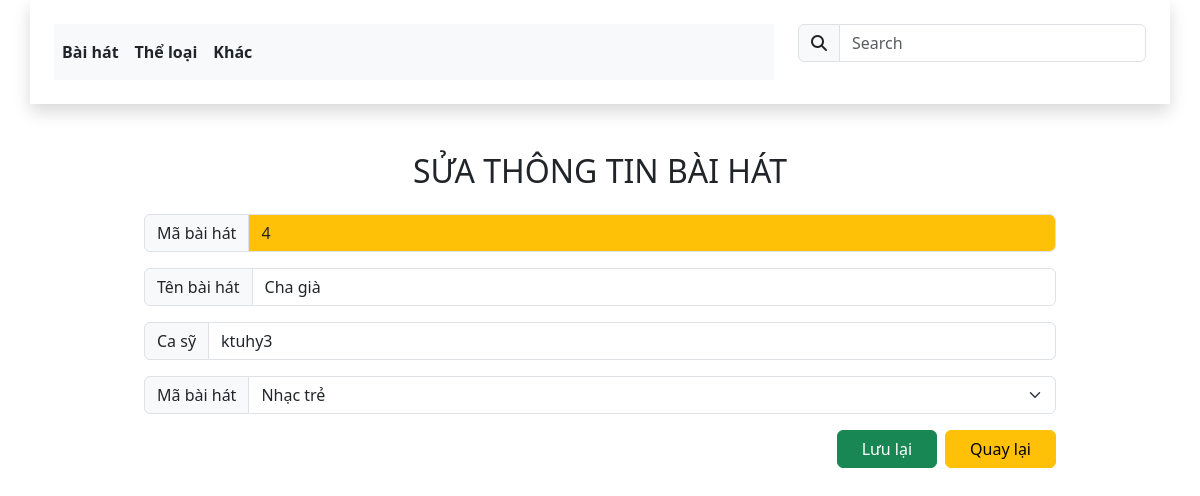
The page /?controller=song&action=edit_song&idSelect=4 on the database its author committed.
### tables this page shows
CREATE TABLE IF NOT EXISTS `song` (
  `id` int(11) NOT NULL AUTO_INCREMENT,
  `nameSong` varchar(255) DEFAULT NULL,
  `singer` varchar(255) DEFAULT NULL,
  `idCategory` int(11) NOT NULL,
  PRIMARY KEY (`id`),
  KEY `song_ibfk_1` (`idCategory`),
  CONSTRAINT `song_ibfk_1` FOREIGN KEY (`idCategory`) REFERENCES `category` (`id`) ON DELETE CASCADE ON UPDATE CASCADE
);

### app/controllers/SongController.php (called while the page is built, shortened)
<?php
require_once APP_ROOT.'/app/services/SongService.php';
require_once APP_ROOT.'/app/services/CategoryService.php';
class SongController {
    public function edit_song(){
        $id = isset($_GET['idSelect'])? $_GET['idSelect'] : null;
        $songService = new SongService();
        $song = $songService->getBySongId($id);
        $categoryService = new CategoryService();
        $categories = $categoryService->getAllCategories();
        include APP_ROOT.'/app/views/song/edit_song.php';
    }
}
?>

### app/services/SongService.php (called while the page is built, shortened)
<?php
require_once APP_ROOT.'/app/models/Song.php';
class SongService {
    public function getBySongId($id){
        $dbConnection = new DBConnection();
        $conn = $dbConnection->getConnection();
        if($conn != null){
            $sql = "SELECT * FROM song WHERE id = '$id'; ";
            $stmt = $conn->prepare($sql);
            $stmt->execute();
            $row = $stmt->fetchAll();
            $song = new Song(
                $row[0]['id'],
                $row[0]['nameSong'],
                $row[0]['singer'],
                $row[0]['idCategory']);
            return $song;
        }else{
            return null;
        }
    }
}
?>

### app/models/Song.php (called while the page is built, shortened)
<?php
class Song {
    private $id;
    private $nameSong;
    private $singer;
    private $idCategory;
    public function __construct($id, $nameSong, $singer, $idCategory) {
        $this->id = $id;
        $this->nameSong = $nameSong;
        $this->singer = $singer;
        $this->idCategory = $idCategory;
    }
	public function getId() {
		return $this->id;
	}
	public function getNameSong() {
		return $this->nameSong;
	}
	public function getSinger() {
		return $this->singer;
	}
	public function getIdCategory() {
		return $this->idCategory;
	}
}
?>

### app/services/CategoryService.php (called while the page is built, shortened)
<?php
require_once APP_ROOT.'/app/models/Category.php';
class CategoryService {
    public function getAllCategories() {
        $dbConnection = new DBConnection();
        $conn = $dbConnection->getConnection();
        if($conn != null){
            $sql = "SELECT * FROM category ORDER BY id DESC;";
            $stmt = $conn->prepare($sql);
            $stmt->execute();
            $Categories = [];
            while ($row = $stmt->fetch()){
                $Category = new Category($row['id'], $row['nameCategory']);
                $Categories[] = $Category;
            }
            return $Categories;
        } else {
            return $Categories = [];
        }
    }
}
?>

### app/models/Category.php (called while the page is built, shortened)
<?php
class Category {
    private $id;
    private $nameCategory;
    public function __construct($id, $nameCategory) {
        $this->id = $id;
        $this->nameCategory = $nameCategory;
    }
	public function getId() {
		return $this->id;
	}
	public function getNameCategory() {
		return $this->nameCategory;
	}
}
?>

### app/views/song/edit_song.php (the view, shortened to what this page needs)
<!DOCTYPE html>
<html lang="en">
<head>
    <link rel="stylesheet" href="bootstrap/css/bootstrap.min.css">
    <link rel="stylesheet" href="fontawesome/css/all.min.css">
</head>
<body>
    <header>
        <?php
        include_once(APP_ROOT . '/app/views/layout/header.php')
        ?>
    </header>
    <section>
        <div class="m-5 text-center">
            <div class="mx-5">
                <form action="?controller=song&action=process_edit" method="post">
                    <h2 class="mb-4">SỬA THÔNG TIN BÀI HÁT</h2>
                    <div class="input-group flex-nowrap mb-3">
                        <span class="input-group-text ms-5" id="addon-wrapping">Mã bài hát</span>
                        <input type="text" class="form-control me-5 bg-warning" aria-label="id" aria-describedby="addon-wrapping" name="id" value="<?php echo $song->getId(); ?>" readonly>
                    </div>
                    <div class="input-group flex-nowrap mb-3">
                        <span class="input-group-text ms-5" id="addon-wrapping">Tên bài hát</span>
                        <input type="text" class="form-control me-5" aria-label="nameSong" aria-describedby="addon-wrapping" name="nameSong" value="<?php echo $song->getNameSong(); ?>">
                    </div>
                    <div class="input-group flex-nowrap mb-3">
                        <span class="input-group-text ms-5" id="addon-wrapping">Ca sỹ</span>
                        <input type="text" class="form-control me-5" aria-label="singer" aria-describedby="addon-wrapping" name="singer" value="<?php echo $song->getSinger(); ?>">
                    </div>
                    <div class="input-group mb-3">
                        <label class="input-group-text ms-5" for="inputGroupSelect01">Mã bài hát</label>
                        <select class="form-select me-5" id="inputGroupSelect01" name="idCategory" value="<?php echo $song->getIdCategory(); ?>">
                            <?php
                            foreach ($categories as $category) {
                            ?>
                                <?php if ($song->getIdCategory() == $category->getId()) { ?>
                                    <option selected>
                                        <?php echo $category->getNameCategory(); ?>
                                    </option>
                                <?php } else { ?>
                                    <option value="<?php echo $category->getId(); ?>">
                                        <?php echo $category->getNameCategory(); ?>
                                    </option>
                                <?php } ?>
                            <?php } ?>
                        </select>
                    </div>
                    <div class="d-grid gap-2 d-md-flex justify-content-md-end me-5">
                        <button type="submit" name="sbmSave" class="btn btn-success px-4 m-0">Lưu lại</button>
                        <a href="?controller=song&action=index">
                            <button type="button" class="btn btn-warning px-4 m-0">Quay lại</button>
                        </a>
                    </div>
                </form>
            </div>
        </div>
    </section>
</body>
</html>

### rows shown on the page
song: id "4", nameSong "Cha già", singer "ktuhy3"

### other values the page prints
form field idCategory "Nhạc trẻ"
